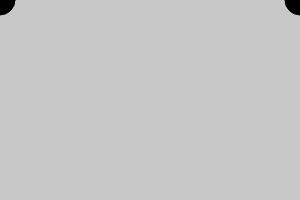
Frame 1 (no input)
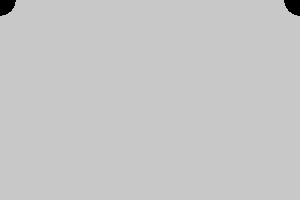
Frame 60 (no input)
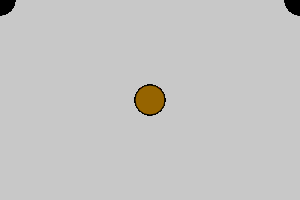
Frame 120 (the mouse pressed at the canvas centre since frame 60)

The p5.js sketch that drew these frames (run headless with seeded random() and noise() and a simulated clock; from frame 60 on, the mouse is pressed at the canvas centre):

// p5.js sketch
// ── sketch.js

function setup() {
	createCanvas(300, 200)
	background(200)
}

function draw() {
	fill(mouseX, mouseY, 0)
	ellipse(mouseX, mouseY, 30, 30)
	ellipse(300 - mouseX, mouseY, 30, 30)
}

function keyPressed() {
	background(random(256), random(256), random(256) )
}
